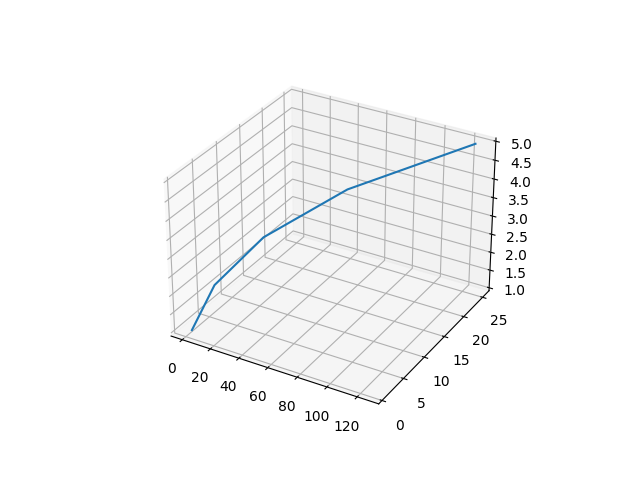

Recreate this plot in Python.
import matplotlib.pyplot as plt 
x = [1, 2, 3, 4, 5]
y = [1, 4, 9, 16, 25]
z = [1, 8, 27, 64, 125]
fig = plt.figure()
ax = plt.axes(projection = '3d')
ax.plot3D(z, y, x)
